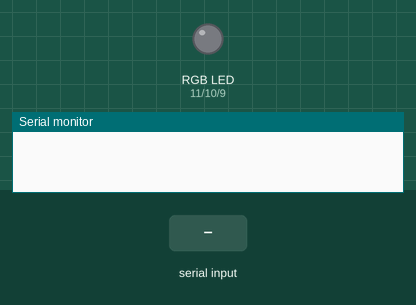
Bench run of a sketch on a simulated Arduino Uno, built with avr-gcc and run on an emulated ATmega328P. Parts: an RGB LED mixed from three pins (HIGH = lit), the last lines printed to the serial monitor. The inputs (shaded band) are chosen by the test bench.

Above: at 1.2 s.
1.3 s: "b" received over Serial
At 3.4 s:
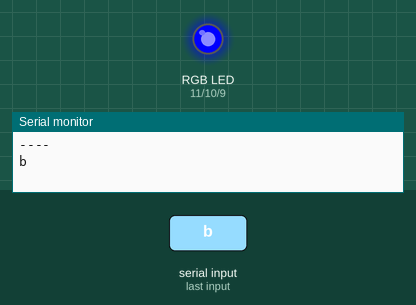
4.3 s: "g" received over Serial
At 6.9 s:
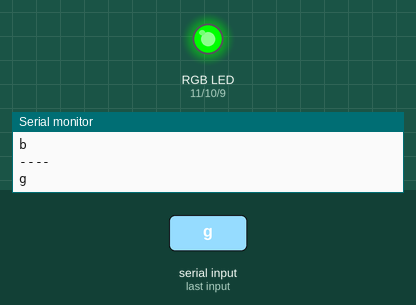
7.3 s: "r" received over Serial
At 9.1 s:
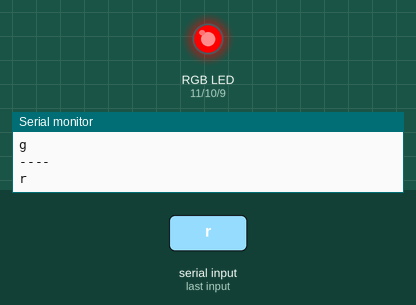
Timing chart, 0 to 10.6 s (numbered marks = the images above; inputs shaded):
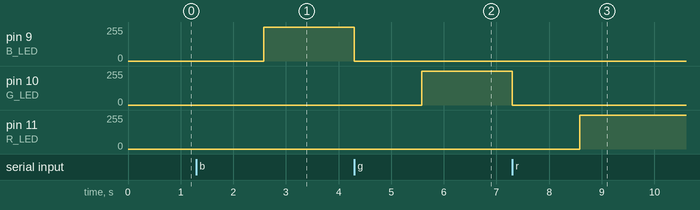

Measured:
- after the input at 1.3 s, pin 9 (B_LED): 0/255 → 254/255 after 1.3 s
- after the input at 4.3 s, pin 9 (B_LED): 254/255 → 0/255 at once; pin 10 (G_LED): 0/255 → 254/255 after 1.3 s
- after the input at 7.3 s, pin 10 (G_LED): 254/255 → 0/255 at once; pin 11 (R_LED): 0/255 → 254/255 after 1.3 s

The sketch:

06.rgb_led.ino
```cpp
const int B_LED = 9;
const int G_LED = 10;
const int R_LED = 11;

void setup() {
  // put your setup code here, to run once:
  Serial.begin(9600);
}

void loop() {
  // put your main code here, to run repeatedly:
  while (Serial.available() > 0)
  {
    Serial.println("----");
    char input = Serial.read();
    Serial.println(input);
    if (input == 'b'){
    for(int i = 0; i < 255; i++)
    {
      analogWrite(B_LED, i);
      analogWrite(G_LED, 0);
      analogWrite(R_LED, 0);
      delay(5);
    }
  }
    else if (input == 'g'){
      for(int i = 0; i < 255; i++)
      {
        analogWrite(B_LED, 0);
        analogWrite(G_LED, i);
        analogWrite(R_LED, 0);
        delay(5);
      }
    }
    else if (input == 'r'){
      for(int i = 0; i < 255; i++)
      {
        analogWrite(B_LED, 0);
        analogWrite(G_LED, 0);
        analogWrite(R_LED, i);
        delay(5);

      }
    }
    else
    {
      Serial.println("NOT A COMMAND!");
    }
  }
}
```
